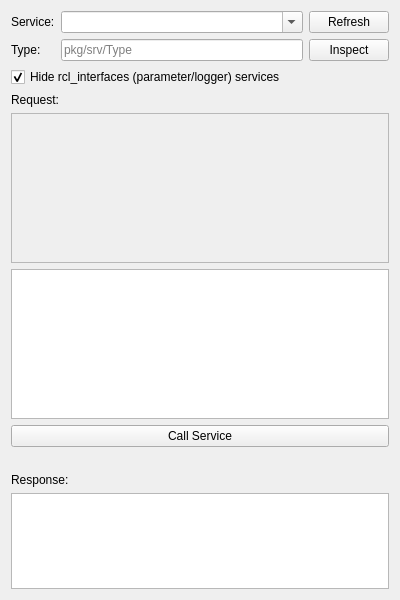
<?xml version="1.0" encoding="UTF-8"?>
<ui version="4.0">
 <class>ServicePanel</class>
 <widget class="QWidget" name="ServicePanel">
  <property name="geometry">
   <rect>
    <x>0</x>
    <y>0</y>
    <width>400</width>
    <height>600</height>
   </rect>
  </property>
  <property name="windowTitle">
   <string>Service Caller</string>
  </property>
  <layout class="QVBoxLayout" name="verticalLayout">
   <item>
    <layout class="QGridLayout" name="selectLayout">
     <item row="0" column="0">
      <widget class="QLabel" name="serviceLabel">
       <property name="text">
        <string>Service:</string>
       </property>
      </widget>
     </item>
     <item row="0" column="1">
      <widget class="QComboBox" name="serviceCombo">
       <property name="sizePolicy">
        <sizepolicy hsizetype="Expanding" vsizetype="Fixed">
         <horstretch>0</horstretch>
         <verstretch>0</verstretch>
        </sizepolicy>
       </property>
       <property name="editable">
        <bool>true</bool>
       </property>
      </widget>
     </item>
     <item row="0" column="2">
      <widget class="QPushButton" name="refreshButton">
       <property name="text">
        <string>Refresh</string>
       </property>
      </widget>
     </item>
     <item row="1" column="0">
      <widget class="QLabel" name="typeLabel">
       <property name="text">
        <string>Type:</string>
       </property>
      </widget>
     </item>
     <item row="1" column="1">
      <widget class="QLineEdit" name="typeEdit">
       <property name="placeholderText">
        <string>pkg/srv/Type</string>
       </property>
      </widget>
     </item>
     <item row="1" column="2">
      <widget class="QPushButton" name="inspectButton">
       <property name="text">
        <string>Inspect</string>
       </property>
      </widget>
     </item>
    </layout>
   </item>
   <item>
    <widget class="QCheckBox" name="hideParamServices">
     <property name="text">
      <string>Hide rcl_interfaces (parameter/logger) services</string>
     </property>
     <property name="checked">
      <bool>true</bool>
     </property>
    </widget>
   </item>
   <item>
    <widget class="QLabel" name="requestLabel">
     <property name="text">
      <string>Request:</string>
     </property>
    </widget>
   </item>
   <item>
    <widget class="QScrollArea" name="formScroll">
     <property name="widgetResizable">
      <bool>true</bool>
     </property>
     <property name="minimumSize">
      <size>
       <width>0</width>
       <height>150</height>
      </size>
     </property>
     <widget class="QWidget" name="formContainer">
      <layout class="QFormLayout" name="formLayout"/>
     </widget>
    </widget>
   </item>
   <item>
    <widget class="QPlainTextEdit" name="yamlEdit">
     <property name="minimumSize">
      <size>
       <width>0</width>
       <height>150</height>
      </size>
     </property>
    </widget>
   </item>
   <item>
    <widget class="QPushButton" name="callButton">
     <property name="text">
      <string>Call Service</string>
     </property>
    </widget>
   </item>
   <item>
    <widget class="QLabel" name="statusLabel">
     <property name="text">
      <string/>
     </property>
     <property name="wordWrap">
      <bool>true</bool>
     </property>
    </widget>
   </item>
   <item>
    <widget class="QLabel" name="responseLabel">
     <property name="text">
      <string>Response:</string>
     </property>
    </widget>
   </item>
   <item>
    <widget class="QPlainTextEdit" name="responseText">
     <property name="readOnly">
      <bool>true</bool>
     </property>
    </widget>
   </item>
  </layout>
 </widget>
 <resources/>
 <connections/>
</ui>
